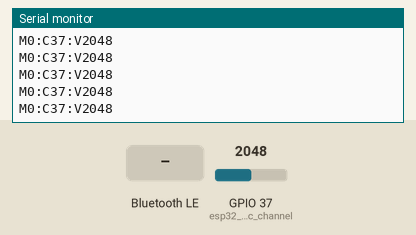
This program was run on a simulated ESP32. Shown: the last lines printed to the serial monitor. Inputs (shaded band) come from the test bench; at power-on: GPIO 37 (esp32_adc_channel) = 2048. Nothing arrives over Bluetooth unless stated; a phone connects over Bluetooth LE 3 s after start.

Above: at 1.2 s.
1.3 s: Bluetooth LE write "1" received
2.8 s: GPIO 37 (esp32_adc_channel) set to 2866
At 2.81 s:
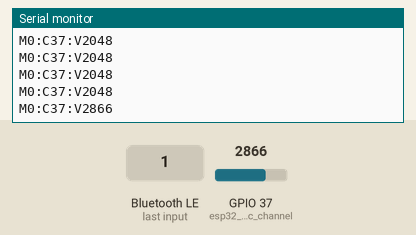
4.5 s: Bluetooth LE write "0" received
6.0 s: GPIO 37 (esp32_adc_channel) set to 3603
At 6.01 s:
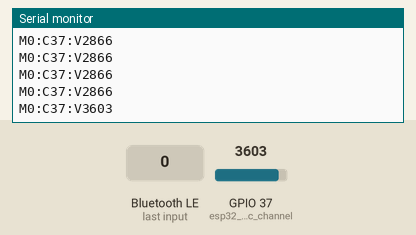
Timing chart, 0 to 8.5 s (numbered marks = the images above; inputs shaded):
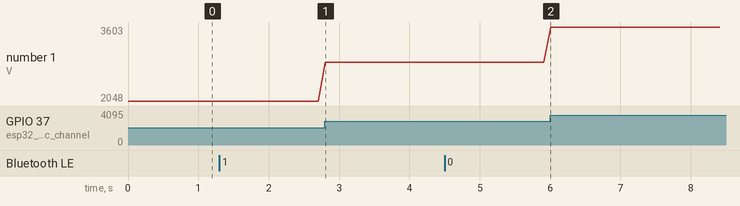

Measured:
- after the input at 2.8 s, the serial monitor: prints a new line at once (image 1)
- after the input at 6.0 s, the serial monitor: prints a new line at once (image 2)
- plotted number 1: 2048 → 2866 after the input at 2.8 s, 2866 → 3603 after the input at 6.0 s

The program:

main.cpp
```cpp
#include <Arduino.h>
#include "tasks/led_task.h"
#include "tasks/uart_task.h"
#include "tasks/dac_task.h"
#include "tasks/uart_echo_task.h"
#include "tasks/ads1x15_task.h"
#include "tasks/esp32_adc_task.h"


void setup()
{
    // xTaskCreatePinnedToCore(ledTask, "LED Task", 2048, NULL, 1, &ledTaskHandle, 0);
    xTaskCreatePinnedToCore(uartTask, "UART Task", 4096, NULL, 1, NULL, 1);
    // xTaskCreatePinnedToCore(dacTask, "DAC Task", 2048, NULL, 1, &dacTaskHandle, 1);
    // xTaskCreatePinnedToCore(uartEchoTask, "UART Echo Task", 2048, NULL, 1, &uartEchoTaskHandle, 1);

    // xTaskCreate(pollAds1x15Task, "ADS1015 Polling Task", 4096, NULL, 1, NULL);
    xTaskCreate(pollEsp32AdcTask, "ESP32 ADC Polling Task", 2048, NULL, 1, NULL);
}

void loop()
{
    return;
}
```

adc_send.h
```cpp
#ifndef ADC_SEND_H
#define ADC_SEND_H
#include <Arduino.h>

struct AdcSample {
    uint8_t module;
    uint8_t channel;
    int16_t value;
};

void sendSample(const AdcSample& sample);

#endif // ADC_SEND_H
```

ads1x15_task.h
```cpp
#pragma once
#include <Arduino.h>

void pollAds1x15Task(void *pvParameters);
```

dac_task.h
```cpp
#pragma once
#include <Arduino.h>

void dacTask(void *pvParameters);
```

esp32_adc_task.h
```cpp
#ifndef ESP32_ADC_TASK_H
#define ESP32_ADC_TASK_H

void pollEsp32AdcTask(void *pvParameters);

#endif // ESP32_ADC_TASK_H
```

led_task.h
```cpp
#pragma once
#include <Arduino.h>

#define LED_BUILTIN 2

void ledTask(void *pvParameters);
```

uart_echo_task.h
```cpp
#pragma once
#include <Arduino.h>

void uartEchoTask(void *pvParameters);
```

uart_task.h
```cpp
#pragma once
#include <Arduino.h>

void uartTask(void *pvParameters);
void uartSend(const char* msg);
```

adc_send.cpp
```cpp
#include "tasks/adc_send.h"
#include "tasks/uart_task.h"

void sendSample(const AdcSample &sample)
{
    char buf[64];
    snprintf(buf, sizeof(buf), "M%d:C%d:V%d", sample.module, sample.channel, sample.value);
    uartSend(buf);
}
```

dac_task.cpp
```cpp
#include "tasks/dac_task.h"

#define DAC1_PIN 25 // GPIO25 (DAC1)
#define DAC2_PIN 26 // GPIO26 (DAC2)
#define ADC_INPUT_PIN 34 // GPIO34 (ADC1_CH6, input only)

void dacTask(void *pvParameters)
{
    // Configure ADC input pin
    pinMode(ADC_INPUT_PIN, INPUT);

    while (true)
    {
        int adcValue = analogRead(ADC_INPUT_PIN);
        // Scale 12-bit to 8-bit (0-255)
        uint8_t dacValue = adcValue >> 4;

        // Reduced resolution to workaround hardware bug on this DAC
        dacWrite(DAC1_PIN, dacValue / 2 + 127);
        dacWrite(DAC2_PIN, dacValue);

        vTaskDelay(1 / portTICK_PERIOD_MS);
    }
}
```

esp32_adc_task.cpp
```cpp
#include <Arduino.h>
#include "tasks/ads1x15_task.h"
#include "tasks/esp32_adc_task.h"
#include "tasks/adc_send.h"

const uint8_t esp32_adc_channel = 37; // GPIO36 (VP) is ADC1 channel 0

void pollEsp32AdcTask(void *pvParameters)
{
    Serial.begin(115200);

    while (true)
    {
        int adc_value = analogRead(esp32_adc_channel);
        AdcSample sample = {0, esp32_adc_channel, adc_value};
        sendSample(sample);
        vTaskDelay(100 / portTICK_PERIOD_MS);
    }
}
```

led_task.cpp
```cpp
#include "tasks/led_task.h"

#define EMERGENCY_STOP_PIN 23
#define TOGGLE_PIN 22

volatile bool emergencyStopTriggered = false;
volatile bool toggleTriggered = false;

void IRAM_ATTR emergencyStopISR()
{
    emergencyStopTriggered = true;
}

void IRAM_ATTR toggleISR()
{
    toggleTriggered = true;
}

void ledTask(void *pvParameters)
{
    pinMode(LED_BUILTIN, OUTPUT);
    pinMode(EMERGENCY_STOP_PIN, INPUT_PULLUP);
    pinMode(TOGGLE_PIN, INPUT_PULLUP);

    attachInterrupt(digitalPinToInterrupt(EMERGENCY_STOP_PIN), emergencyStopISR, FALLING);
    attachInterrupt(digitalPinToInterrupt(TOGGLE_PIN), toggleISR, CHANGE);

    bool ledState = false;
    while (true)
    {
        if (emergencyStopTriggered)
        {
            emergencyStopTriggered = false;
            // Blink LED quickly 5 times
            for (int i = 0; i < 5; ++i)
            {
                digitalWrite(LED_BUILTIN, HIGH);
                vTaskDelay(100 / portTICK_PERIOD_MS);
                digitalWrite(LED_BUILTIN, LOW);
                vTaskDelay(100 / portTICK_PERIOD_MS);
            }
        }
        if (toggleTriggered)
        {
            toggleTriggered = false;
            ledState = !ledState;
            digitalWrite(LED_BUILTIN, ledState ? HIGH : LOW);
        }
        vTaskDelay(10 / portTICK_PERIOD_MS); // Small delay to yield
    }
}
```

uart_echo_task.cpp
```cpp
#include "tasks/uart_echo_task.h"

void uartEchoTask(void *pvParameters)
{
    Serial1.begin(9600);

    while (!Serial1)
    {
        vTaskDelay(10 / portTICK_PERIOD_MS);
    }

    while (!Serial)
    {
        vTaskDelay(10 / portTICK_PERIOD_MS);
    }

    while (true)
    {
        if (Serial1.available())
        {
            int byteRead = Serial1.read();
            Serial.write(byteRead);
        }
        vTaskDelay(1 / portTICK_PERIOD_MS);
    }
}
```

uart_task.cpp
```cpp
#include "tasks/uart_task.h"
#include <Arduino.h>
#include <queue>
#include <string>
#include <BLEDevice.h>
#include <BLEUtils.h>
#include <BLEServer.h>
#include <BLE2902.h>

std::queue<String> uartQueue;

#define BLE_NAME "Project #51 - Orchestrator"
BLEUUID SERVICE_UUID((uint16_t)0xFFE0);
BLEUUID CHARACTERISTIC_UUID((uint16_t)0xFFE1);

BLECharacteristic *pCharacteristic;

class CustomBLECharacteristicCallbacks : public BLECharacteristicCallbacks
{
    // Received data from BLE UART
    void onWrite(BLECharacteristic *pCharacteristic)
    {
        std::string value = pCharacteristic->getValue();
        if (value.length() > 0)
        {
            Serial.println("*********");
            Serial.print("Received: ");
            for (int i = 0; i < value.length(); i++)
            {
                Serial.print(value[i]);
            }
            Serial.println();

            // Check for reboot command
            if (value == "{command: \"reboot\"}")
            {
                Serial.println("Reboot command received. Rebooting ESP32...");
                ESP.restart();
                return;
            }

            // Echo back with newline for BLE terminal compatibility
            pCharacteristic->setValue(value + "\n");
            pCharacteristic->notify();
        }
    }
};

class CustomBLEServerCallbacks : public BLEServerCallbacks
{
    void onConnect(BLEServer *pServer) override
    {
        Serial.println("BLE client connected");
    }
    void onDisconnect(BLEServer *pServer) override
    {
        Serial.println("BLE client disconnected, restarting advertising");
        BLEAdvertising *pAdvertising = pServer->getAdvertising();
        pAdvertising->start();
    }
};

void uartSend(const char *msg)
{
    uartQueue.push(String(msg));
}

void uartSendBluetooth(const String &msg)
{
    const size_t maxLen = 64;
    size_t msgLen = msg.length();
    for (size_t i = 0; i < msgLen; i += maxLen)
    {
        bool isLast = (i + maxLen >= msgLen);
        String chunk = msg.substring(i, i + maxLen);
        if (isLast)
            chunk += "\n";
        if (pCharacteristic)
        {
            pCharacteristic->setValue(std::string(chunk.c_str()));
            pCharacteristic->notify();
        }
    }
}

void uartTask(void *pvParameters)
{
    // Initialize Serial for UART communication
    Serial.begin(115200);

    // Initialize BLE device
    BLEDevice::init(BLE_NAME);

    BLEServer *pServer = BLEDevice::createServer();
    pServer->setCallbacks(new CustomBLEServerCallbacks());

    BLEService *pService = pServer->createService(SERVICE_UUID);
    pCharacteristic = pService->createCharacteristic(CHARACTERISTIC_UUID, BLECharacteristic::PROPERTY_READ | BLECharacteristic::PROPERTY_WRITE | BLECharacteristic::PROPERTY_NOTIFY);
    pCharacteristic->setCallbacks(new CustomBLECharacteristicCallbacks());
    pCharacteristic->addDescriptor(new BLE2902());
    pService->start();

    BLEAdvertising *pAdvertising = pServer->getAdvertising();
    pAdvertising->start();

    Serial.println("UART + BluetoothSerial bridge started!");

    while (true)
    {
        // Print any queued messages to both UARTs
        while (!uartQueue.empty())
        {
            String msg = uartQueue.front();

            Serial.println(msg);
            uartSendBluetooth(msg);

            uartQueue.pop();
        }

        vTaskDelay(1 / portTICK_PERIOD_MS);
    }
}
```
